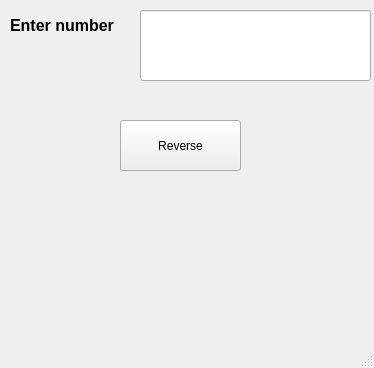
<?xml version="1.0" encoding="UTF-8"?>
<ui version="4.0">
 <class>MainWindow</class>
 <widget class="QMainWindow" name="MainWindow">
  <property name="geometry">
   <rect>
    <x>0</x>
    <y>0</y>
    <width>374</width>
    <height>368</height>
   </rect>
  </property>
  <property name="windowTitle">
   <string>MainWindow</string>
  </property>
  <widget class="QWidget" name="centralwidget">
   <widget class="QLabel" name="label_output">
    <property name="geometry">
     <rect>
      <x>0</x>
      <y>220</y>
      <width>361</width>
      <height>51</height>
     </rect>
    </property>
    <property name="font">
     <font>
      <pointsize>14</pointsize>
      <weight>75</weight>
      <bold>true</bold>
     </font>
    </property>
    <property name="text">
     <string/>
    </property>
   </widget>
   <widget class="QPushButton" name="pushButton">
    <property name="geometry">
     <rect>
      <x>120</x>
      <y>120</y>
      <width>121</width>
      <height>51</height>
     </rect>
    </property>
    <property name="text">
     <string>Reverse</string>
    </property>
   </widget>
   <widget class="QLabel" name="label">
    <property name="geometry">
     <rect>
      <x>10</x>
      <y>10</y>
      <width>121</width>
      <height>31</height>
     </rect>
    </property>
    <property name="font">
     <font>
      <pointsize>12</pointsize>
      <weight>75</weight>
      <bold>true</bold>
     </font>
    </property>
    <property name="text">
     <string>Enter number</string>
    </property>
   </widget>
   <widget class="QLineEdit" name="lineEdit">
    <property name="geometry">
     <rect>
      <x>140</x>
      <y>10</y>
      <width>231</width>
      <height>71</height>
     </rect>
    </property>
   </widget>
  </widget>
  <widget class="QMenuBar" name="menubar">
   <property name="geometry">
    <rect>
     <x>0</x>
     <y>0</y>
     <width>374</width>
     <height>30</height>
    </rect>
   </property>
  </widget>
  <widget class="QStatusBar" name="statusbar"/>
 </widget>
 <resources/>
 <connections/>
</ui>
